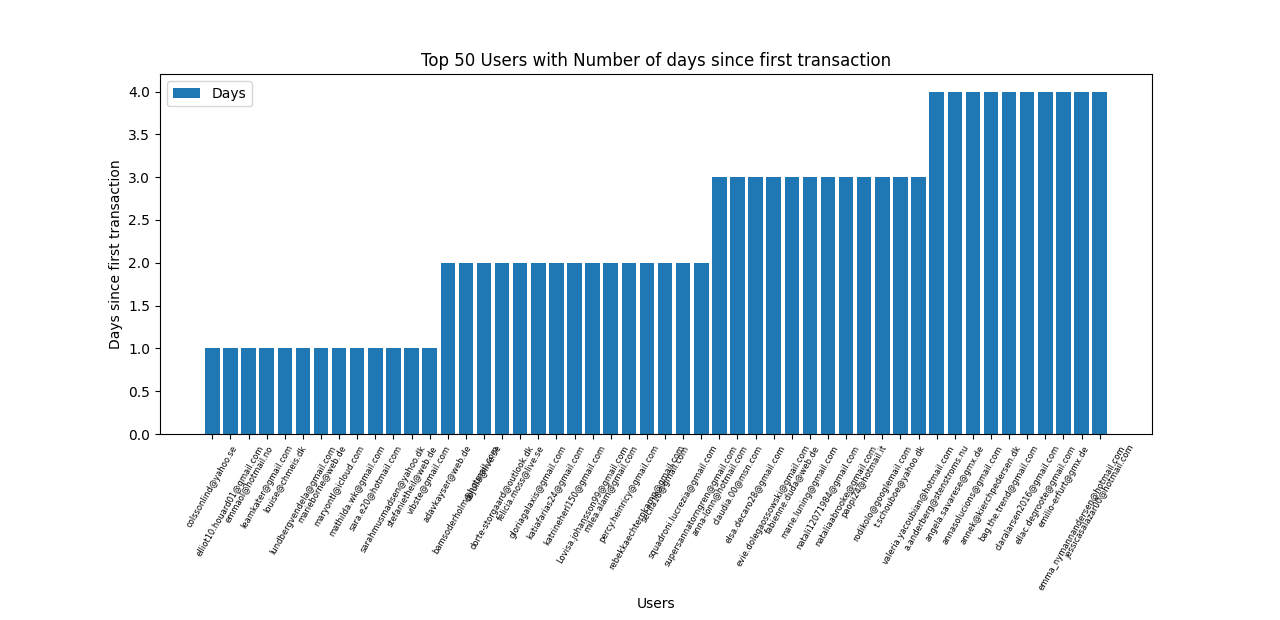

The Python source for this figure:
import psycopg2
import matplotlib.pyplot as plt
import pandas as pd

try:
    con = psycopg2.connect(
        host = 'thevintagebar.cfq6jedl25zx.us-east-2.rds.amazonaws.com',
        database = 'postgres',
        user = 'postgres',
        password = 'TvB2018!'
    )

    cur = con.cursor()
    sql = '''with
    first_transaction as (
        select  u.email, DATE_PART('day', current_date::timestamp - min(oc.received_at)::timestamp) as first
          from  web_store_backend_prod.order_completed oc
     left join  web_store_backend_prod.users u
            on  oc.user_id = u.id
         where  oc.received_at > (current_date - interval '6 month')
      group by  1
    ),
    frequency as (
        select  u.email,
                count(distinct oc.order_id) as frequency
          from  web_store_backend_prod.order_completed oc
     left join  web_store_backend_prod.users u
            on  oc.user_id = u.id
         where  oc.received_at > (current_date - interval '6 month')
      group by  1
    ),
    last_transaction as (
        select  u.email,
                DATE_PART('day', current_date::timestamp - max(oc.received_at)::timestamp) as last
          from  web_store_backend_prod.order_completed oc
     left join  web_store_backend_prod.users u
            on  oc.user_id = u.id
         where  oc.received_at > (current_date - interval '6 month')
      group by  1
    ), 
    average_transaction_size as (
        select  u.email,
                avg(oc.total) as avg
          from  web_store_backend_prod.order_completed oc
     left join  web_store_backend_prod.users u
            on  oc.user_id = u.id
         where  oc.received_at > (current_date - interval '6 month')
      group by  1
      order by  2 desc
    )
        select  distinct 
                u.email,
                COALESCE(f.frequency, 0) as frequency,
                COALESCE(z.last, 0) as days_since_last_transaction,
                COALESCE(a.first, 0) as days_since_first_transaction,
                round(t.avg, 2) as average_transaction_size
          from  web_store_backend_prod.users u
     left join  first_transaction a
            on  u.email = a.email
     left join  frequency f
            on  u.email = f.email
     left join  last_transaction z
            on  u.email = z.email
     left join  average_transaction_size t
            on  u.email = t.email
     where z.last > 0
      order by  4 asc limit 100'''

    cur.execute(sql)
    rs = cur.fetchmany(50)
    cur.close()
    
    df = pd.DataFrame(rs, columns=['email', 'frequency', 'days_since_last_transaction', 'days_since_first_transaction', 'average_transaction_size'])
    df.head()
    #df.sort_values(by='days_since_last_transaction', ascending=True)
    emails = df['email']
    last_transactions = df['days_since_first_transaction'].sort_values(ascending=True)
    plt.subplots_adjust(bottom=0.30)
    plt.xticks(rotation=60, fontsize=6)
    plt.bar(emails, last_transactions, label = 'Days')
    plt.xlabel("Users")
    plt.ylabel("Days since first transaction")
    plt.title("Top 50 Users with Number of days since first transaction")
    plt.legend()
    plt.show()

except (Exception, psycopg2.DatabaseError) as error:
    print(error)

finally:
    if con is not None:
        con.close()
        print("Database connection closed!")
